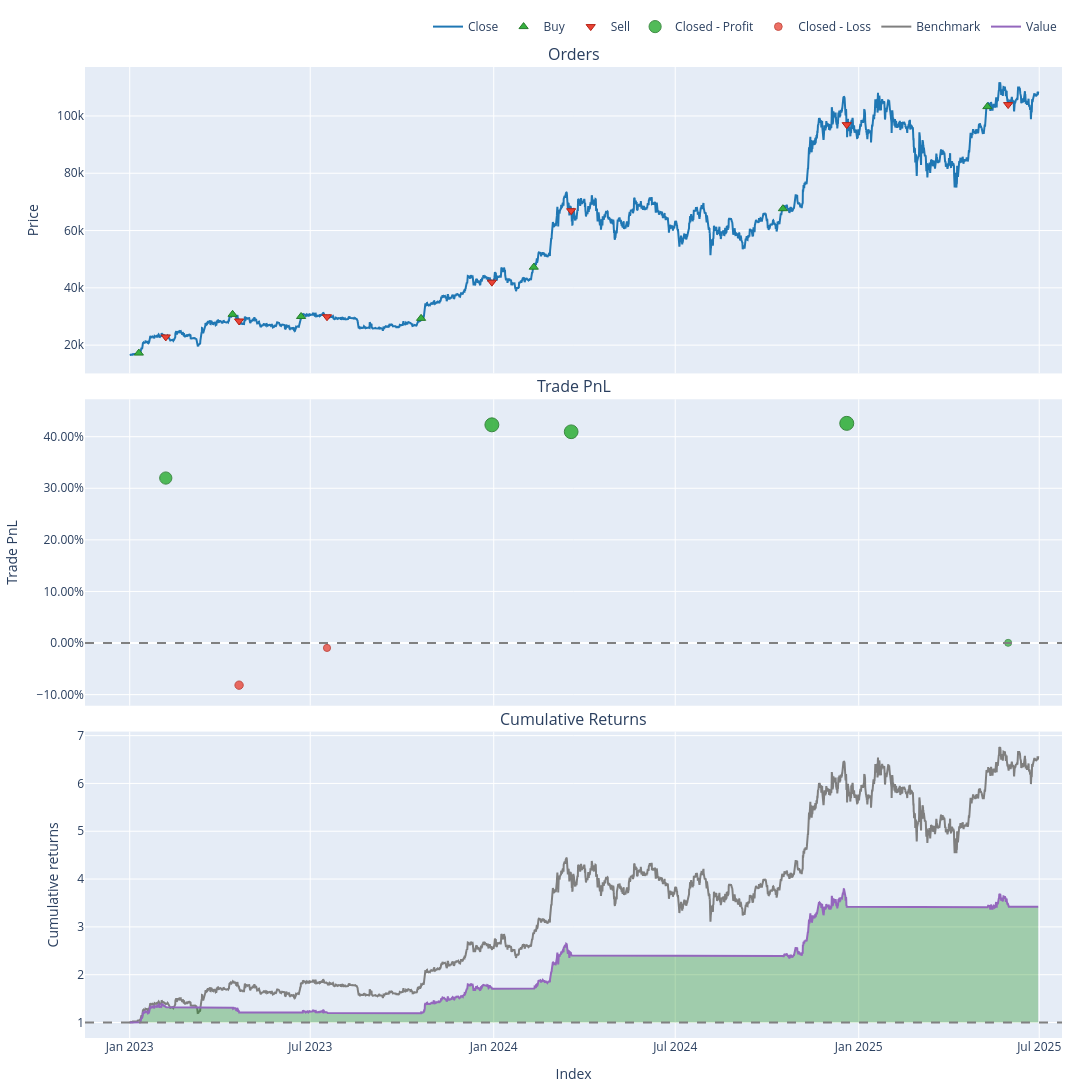

Notebook source saved alongside this figure:
### Code cell
pf.plot(width=1600, height=1500).show()

### Figure 1 — Plotly figure (JSON) as saved in the notebook; plotly's stock layout.template omitted (floating-point values rounded to 4 significant figures; data arrays with more than 128 entries replaced by an {"elided": "..."} marker saying what was removed)
{"data": [{"line": {"color": "#1f77b4"}, "name": "Close", "showlegend": true, "x": {"elided": "5467 str values"}, "type": "scatter", "uid": "ed177533-2fff-4cf2-84e7-c7a3a21d3fab", "xaxis": "x", "yaxis": "y", "y": {"elided": "5467 float values"}, "legendgroup": "0"}, {"customdata": [[0.0, 0.05787, 3.239], [2.0, 0.04274, 4.272], [4.0, 0.04026, 3.925], [6.0, 0.04077, 3.888], [8.0, 0.03602, 5.527], [10.0, 0.03541, 7.783], [12.0, 0.03304, 11.09]], "hovertemplate": "Order Id: %{customdata[0]}<br>Timestamp: %{x}<br>Price: %{y}<br>Size: %{customdata[1]:.6f}<br>Fees: %{customdata[2]:.6f}", "marker": {"color": "#37B13F", "line": {"color": "rgb(38,123,44)", "width": 1}, "size": 8, "symbol": "triangle-up"}, "mode": "markers", "name": "Buy", "x": ["2023-01-10T04:00:00+00:00", "2023-04-14T04:00:00+00:00", "2023-06-21T20:00:00+00:00", "2023-10-20T04:00:00+00:00", "2024-02-10T04:00:00+00:00", "2024-10-17T00:00:00+00:00", "2025-05-10T00:00:00+00:00"], "y": [17220.0, 30750.0, 29990.0, 29340.0, 47210.0, 67630.0, 103300.0], "type": "scatter", "uid": "6342d5df-9c42-4af9-b5c0-4c9eadac8394", "xaxis": "x", "yaxis": "y", "legendgroup": "1"}, {"customdata": [[1.0, 0.05787, 4.3], [3.0, 0.04274, 3.95], [5.0, 0.04026, 3.913], [7.0, 0.04077, 5.563], [9.0, 0.03602, 7.833], [11.0, 0.03541, 11.16], [13.0, 0.03304, 11.16]], "hovertemplate": "Order Id: %{customdata[0]}<br>Timestamp: %{x}<br>Price: %{y}<br>Size: %{customdata[1]:.6f}<br>Fees: %{customdata[2]:.6f}", "marker": {"color": "#EA4335", "line": {"color": "rgb(181,31,18)", "width": 1}, "size": 8, "symbol": "triangle-down"}, "mode": "markers", "name": "Sell", "x": ["2023-02-06T04:00:00+00:00", "2023-04-20T16:00:00+00:00", "2023-07-17T20:00:00+00:00", "2023-12-30T04:00:00+00:00", "2024-03-18T16:00:00+00:00", "2024-12-20T00:00:00+00:00", "2025-05-30T20:00:00+00:00"], "y": [22860.0, 28440.0, 29910.0, 41980.0, 66920.0, 96960.0, 104000.0], "type": "scatter", "uid": "93eb5d66-cd70-4db1-9377-b16d7cdfd6d7", "xaxis": "x", "yaxis": "y", "legendgroup": "2"}, {"customdata": [[0.0, 0.0, 318.8, 0.3198], [3.0, 3.0, 506.0, 0.423], [4.0, 4.0, 696.4, 0.4096], [5.0, 5.0, 1020.0, 0.4258], [6.0, 6.0, 1.408, 0.0004129]], "hovertemplate": "Exit Trade Id: %{customdata[0]}<br>Position Id: %{customdata[1]}<br>Exit Timestamp: %{x}<br>PnL: %{customdata[2]:.6f}<br>Return: %{customdata[3]:.2%}", "marker": {"color": "#37B13F", "line": {"color": "rgb(38,123,44)", "width": 1}, "opacity": [0.8626, 0.899, 0.8943, 0.9, 0.75], "size": [12.26, 13.95, 13.73, 14.0, 7.0], "symbol": "circle"}, "mode": "markers", "name": "Closed - Profit", "x": ["2023-02-06T04:00:00+00:00", "2023-12-30T04:00:00+00:00", "2024-03-18T16:00:00+00:00", "2024-12-20T00:00:00+00:00", "2025-05-30T20:00:00+00:00"], "y": [0.3198, 0.423, 0.4096, 0.4258, 0.0004129], "type": "scatter", "uid": "7e099836-98aa-4bfd-a8f3-b9dcb09e4125", "xaxis": "x2", "yaxis": "y2", "legendgroup": "3"}, {"customdata": [[1.0, 1.0, -107.3, -0.08165], [2.0, 2.0, -11.42, -0.009456]], "hovertemplate": "Exit Trade Id: %{customdata[0]}<br>Position Id: %{customdata[1]}<br>Exit Timestamp: %{x}<br>PnL: %{customdata[2]:.6f}<br>Return: %{customdata[3]:.2%}", "marker": {"color": "#EA4335", "line": {"color": "rgb(181,31,18)", "width": 1}, "opacity": [0.7786, 0.7532], "size": [8.337, 7.149], "symbol": "circle"}, "mode": "markers", "name": "Closed - Loss", "x": ["2023-04-20T16:00:00+00:00", "2023-07-17T20:00:00+00:00"], "y": [-0.08165, -0.009456], "type": "scatter", "uid": "66259f8b-ff4b-419f-bec3-61434023aed7", "xaxis": "x2", "yaxis": "y2", "legendgroup": "4"}, {"line": {"color": "#7f7f7f"}, "name": "Benchmark", "showlegend": true, "x": {"elided": "5467 str values"}, "type": "scatter", "uid": "8decb440-f4fd-4c90-b640-23666c365350", "xaxis": "x3", "yaxis": "y3", "y": {"elided": "5467 float values"}, "legendgroup": "5"}, {"hoverinfo": "skip", "line": {"color": "rgba(0, 0, 0, 0)", "width": 0}, "opacity": 0, "showlegend": false, "x": {"elided": "5467 str values"}, "type": "scatter", "uid": "80a5d377-266f-4ff1-9a93-410811fe5996", "xaxis": "x3", "yaxis": "y3", "y": {"elided": "5467 int values"}, "legendgroup": "6"}, {"connectgaps": false, "fill": "tonexty", "fillcolor": "rgba(0, 128, 0, 0.3)", "hoverinfo": "skip", "line": {"color": "rgba(0, 0, 0, 0)", "width": 0}, "opacity": 0, "showlegend": false, "x": {"elided": "5467 str values"}, "type": "scatter", "uid": "2d47b9ef-e6c4-4442-b61a-72dcc4a7d711", "xaxis": "x3", "yaxis": "y3", "y": {"elided": "5467 float values"}, "legendgroup": "6"}, {"hoverinfo": "skip", "line": {"color": "rgba(0, 0, 0, 0)", "width": 0}, "opacity": 0, "showlegend": false, "x": {"elided": "5467 str values"}, "type": "scatter", "uid": "438ac1f1-4ca7-4793-b4e1-cfccedd4a14b", "xaxis": "x3", "yaxis": "y3", "y": {"elided": "5467 int values"}, "legendgroup": "6"}, {"connectgaps": false, "fill": "tonexty", "fillcolor": "rgba(255, 0, 0, 0.3)", "hoverinfo": "skip", "line": {"color": "rgba(0, 0, 0, 0)", "width": 0}, "opacity": 0, "showlegend": false, "x": {"elided": "5467 str values"}, "type": "scatter", "uid": "6c2d0fc5-8eab-4e62-b578-4490b56fac02", "xaxis": "x3", "yaxis": "y3", "y": {"elided": "5467 float values"}, "legendgroup": "6"}, {"line": {"color": "#9467bd"}, "name": "Value", "showlegend": true, "x": {"elided": "5467 str values"}, "type": "scatter", "uid": "291d9b96-3669-4dfd-918e-5b474c097874", "xaxis": "x3", "yaxis": "y3", "y": {"elided": "5467 float values"}, "legendgroup": "7"}, {"hoverinfo": "skip", "line": {"color": "rgba(0, 0, 0, 0)", "width": 0}, "opacity": 0.0, "showlegend": false, "x": {"elided": "5467 str values"}, "type": "scatter", "uid": "062ac51b-14a8-4538-828b-c1ccba3dae73", "xaxis": "x3", "yaxis": "y3", "y": {"elided": "5467 int values"}, "legendgroup": "6"}], "layout": {"annotations": [{"font": {"size": 16}, "showarrow": false, "text": "Orders", "x": 0.5, "xanchor": "center", "xref": "paper", "y": 1.0, "yanchor": "bottom", "yref": "paper"}, {"font": {"size": 16}, "showarrow": false, "text": "Trade PnL", "x": 0.5, "xanchor": "center", "xref": "paper", "y": 0.6578, "yanchor": "bottom", "yref": "paper"}, {"font": {"size": 16}, "showarrow": false, "text": "Cumulative Returns", "x": 0.5, "xanchor": "center", "xref": "paper", "y": 0.3156, "yanchor": "bottom", "yref": "paper"}], "xaxis": {"anchor": "y", "domain": [0.0, 1.0], "matches": "x3", "showticklabels": false}, "yaxis": {"anchor": "x", "domain": [0.6844, 1.0], "title": {"text": "Price"}}, "xaxis2": {"anchor": "y2", "domain": [0.0, 1.0], "matches": "x3", "showticklabels": false}, "yaxis2": {"anchor": "x2", "domain": [0.3422, 0.6578], "tickformat": ".2%", "title": {"text": "Trade PnL"}}, "xaxis3": {"anchor": "y3", "domain": [0.0, 1.0], "title": {"text": "Index"}}, "yaxis3": {"anchor": "x3", "domain": [0.0, 0.3156], "title": {"text": "Cumulative returns"}}, "margin": {"t": 30, "b": 30, "l": 30, "r": 30}, "legend": {"orientation": "h", "yanchor": "bottom", "y": 1.027, "xanchor": "right", "x": 1, "traceorder": "normal"}, "width": 1600, "height": 1500, "showlegend": true, "shapes": [{"line": {"color": "gray", "dash": "dash"}, "type": "line", "x0": 0.0, "x1": 1.0, "xref": "paper", "y0": 0, "y1": 0, "yref": "y2"}, {"line": {"color": "gray", "dash": "dash"}, "type": "line", "x0": 0.0, "x1": 1.0, "xref": "paper", "y0": 1, "y1": 1, "yref": "y3"}]}}
